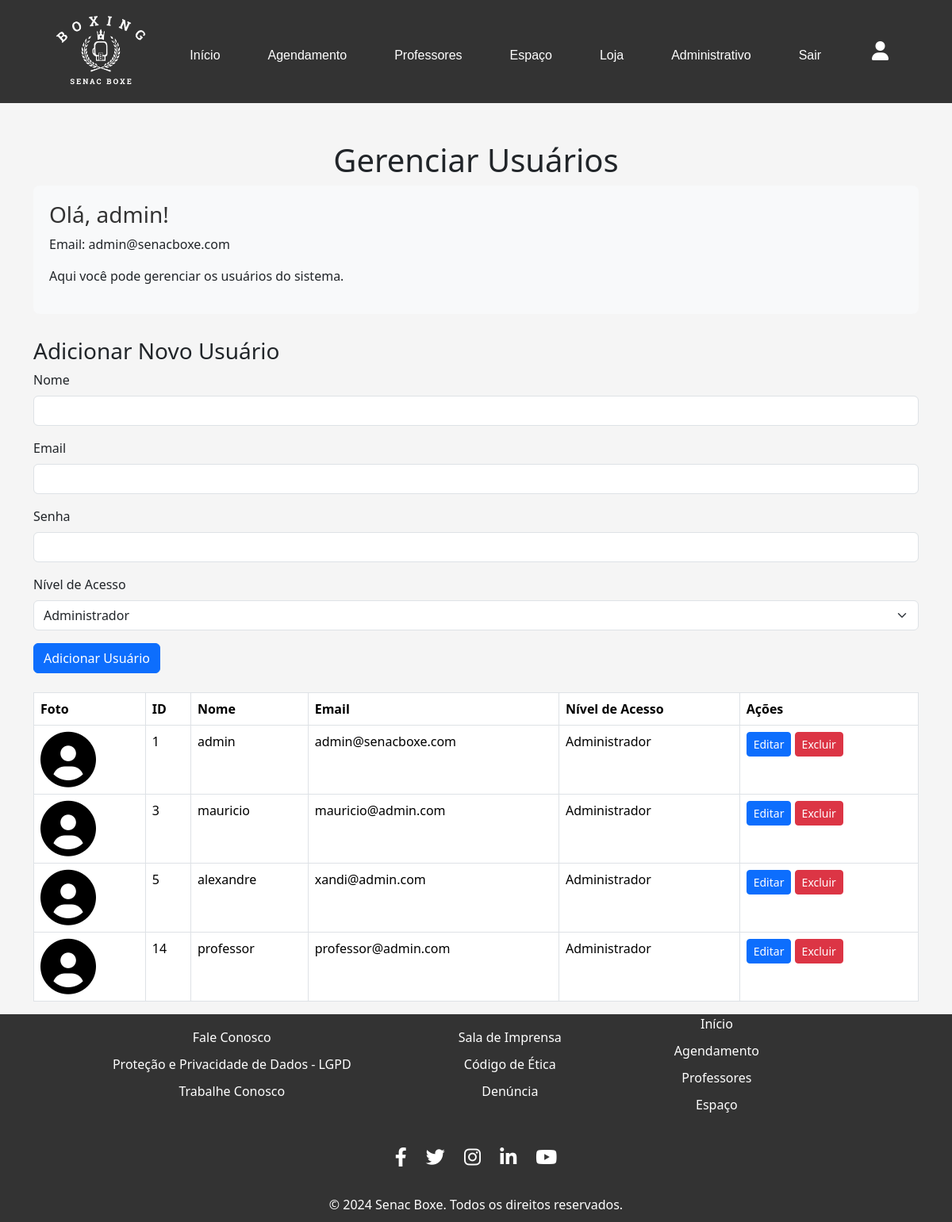
The app's page /academia/paginas/gerenciar-usuarios.php (signed in) with its own data.
### tables this page shows
CREATE TABLE `usuarios` (
  `id` int(11) NOT NULL,
  `nome` varchar(100) NOT NULL,
  `email` varchar(100) NOT NULL,
  `senha` varchar(255) NOT NULL,
  `nivel_acesso_id` int(11) DEFAULT 3,
  `data_criacao` timestamp NOT NULL DEFAULT current_timestamp(),
  `foto` varchar(255) DEFAULT NULL
);

### academia/paginas/gerenciar-usuarios.php (the view, shortened to what this page needs)
<?php
require_once '../banco/conexao.php';
$usuario_nome = $_SESSION['usuario_nome'];
$usuario_email = $_SESSION['usuario_email'];
$sql = "SELECT id, nome, email, nivel_acesso_id, foto FROM usuarios WHERE nivel_acesso_id = 1";
$resultado = $conn->query($sql);
if ($resultado->num_rows > 0) {
    $usuarios = [];
    while ($row = $resultado->fetch_assoc()) {
        $usuarios[] = $row;
    }
} else {
    $usuarios = [];
}
?>
<!DOCTYPE html>
<html lang="pt-br">
<head>
    <link href="https://cdn.jsdelivr.net/npm/bootstrap@5.3.3/dist/css/bootstrap.min.css" rel="stylesheet">
    <link rel="stylesheet" href="https://cdnjs.cloudflare.com/ajax/libs/font-awesome/6.0.0-beta3/css/all.min.css">
    <link rel="stylesheet" href="../CSS/administrativo.css">
    <link rel="stylesheet" href="../CSS/menu.css">
    <link rel="stylesheet" href="../CSS/editar-agendamentos.css">
</head>
<body>
    <?php require('headeradm.php'); ?>
    <main class="container">
        <h1 class="text-center mt-5">Gerenciar Usuários</h1>
        <div class="admin-info">
            <h3>Olá, <?php echo $usuario_nome; ?>!</h3>
            <p>Email: <?php echo $usuario_email; ?></p>
            <p>Aqui você pode gerenciar os usuários do sistema.</p>
        </div>
        <h3 class="mt-4">Adicionar Novo Usuário</h3>
        <form action="" method="POST">
            <div class="mb-3">
                <label for="nome" class="form-label">Nome</label>
                <input type="text" class="form-control" id="nome" name="nome" required>
            </div>
            <div class="mb-3">
                <label for="email" class="form-label">Email</label>
                <input type="email" class="form-control" id="email" name="email" required>
            </div>
            <div class="mb-3">
                <label for="senha" class="form-label">Senha</label>
                <input type="password" class="form-control" id="senha" name="senha" required>
            </div>
            <div class="mb-3">
                <label for="nivel_acesso" class="form-label">Nível de Acesso</label>
                <select class="form-select" id="nivel_acesso" name="nivel_acesso" required>
                    <option value="1">Administrador</option>
                </select>
            </div>
            <button type="submit" name="adicionar_usuario" class="btn btn-primary">Adicionar Usuário</button>
        </form>
        <table class="table table-bordered mt-4">
            <thead>
                <tr>
                    <th>Foto</th>
                    <th>ID</th>
                    <th>Nome</th>
                    <th>Email</th>
                    <th>Nível de Acesso</th>
                    <th>Ações</th>
                </tr>
            </thead>
            <tbody>
                <?php
                if (!empty($usuarios)) {
                    foreach ($usuarios as $usuario) {
                        $foto_usuario = isset($usuario['foto']) ? $usuario['foto'] : null;
                        echo "<tr>";
                        echo "<td>";
                        if ($foto_usuario && file_exists($foto_usuario)) {
                            echo "<img src='" . $foto_usuario . "' alt='Foto' class='img-thumbnail' style='width: 70px; height: 70px; object-fit: cover;'>";
                        } else {
                            echo "<i class='fas fa-user-circle' style='font-size: 70px;'></i>";
                        }
                        echo "</td>";
                        echo "<td>" . $usuario['id'] . "</td>";
                        echo "<td>" . $usuario['nome'] . "</td>";
                        echo "<td>" . $usuario['email'] . "</td>";
                        if ($usuario['nivel_acesso_id'] == 1) {
                            echo "<td>Administrador</td>";
                        } else {
                            echo "<td>Usuário</td>";
                        }
                        echo "<td><a href='editar-usuario.php?id=" . $usuario['id'] . "' class='btn btn-primary btn-sm'>Editar</a>
                        <a href='excluir-usuario.php?id=" . $usuario['id'] . "' class='btn btn-danger btn-sm'>Excluir</a></td>";
                        echo "</tr>";
                    }
                } else {
                    echo "<tr><td colspan='6' class='text-center'>Nenhum usuário encontrado.</td></tr>";
                }
                ?>
            </tbody>
        </table>
    </main>
    <?php require('footer.php'); ?>
</body>
</html>

### academia/CSS/administrativo.css (style rules this page uses)
.admin-info { background-color: #f8f9fa; padding: 20px; border-radius: 8px; margin-bottom: 30px; }
.admin-info h3 { color: #333; }

### academia/CSS/menu.css (style rules this page uses)
* { margin: 0; padding: 0; }
body { background-color: whitesmoke; }

### academia/CSS/editar-agendamentos.css (style rules this page uses)
html, body { height: 100%; margin: 0; }
body { display: flex; flex-direction: column; }
main { flex: 1; }

### records on screen
usuarios: id "1", nome "admin", email "admin@senacboxe.com", shows "Administrador"
usuarios: id "3", nome "mauricio", email "mauricio@admin.com", shows "Administrador"
usuarios: id "5", nome "alexandre", email "xandi@admin.com", shows "Administrador"
usuarios: id "14", nome "professor", email "professor@admin.com", shows "Administrador"

### other values on screen
$usuario_nome "admin"
$usuario_email "admin@senacboxe.com"
